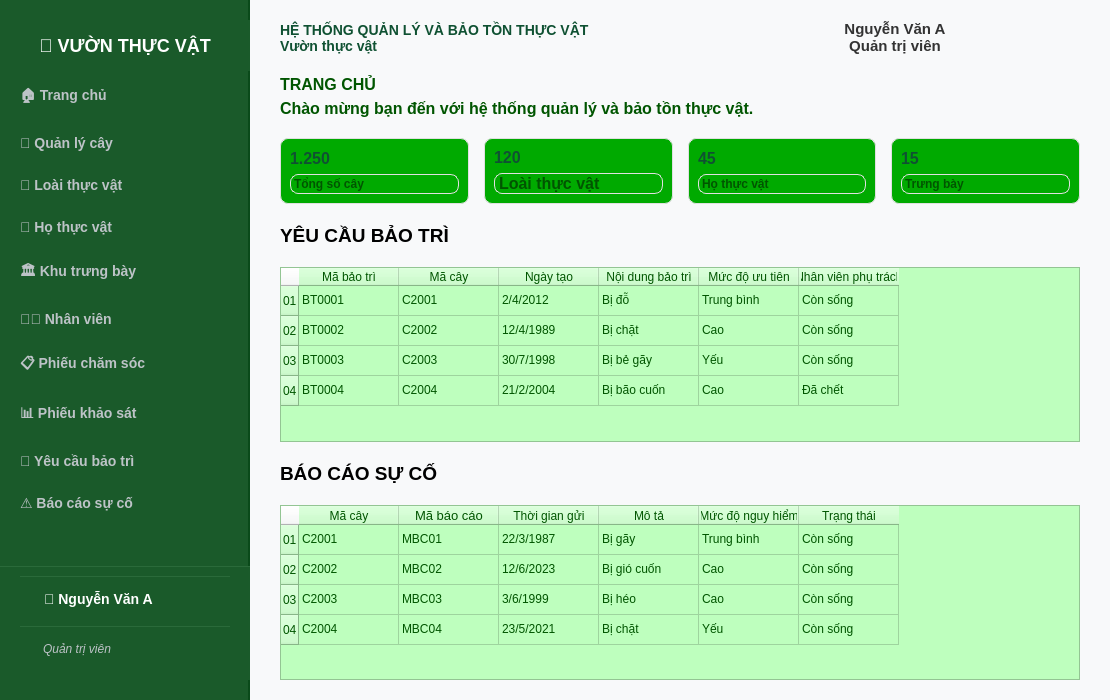
<?xml version="1.0" encoding="UTF-8"?>
<ui version="4.0">
 <class>MainWindow</class>
 <widget class="QMainWindow" name="MainWindow">
  <property name="geometry">
   <rect>
    <x>0</x>
    <y>0</y>
    <width>1110</width>
    <height>700</height>
   </rect>
  </property>
  <property name="windowTitle">
   <string>Hệ Thống Quản Lý Và Bảo Tồn Thực Vật</string>
  </property>
  <property name="styleSheet">
   <string notr="true">background-color: #F8F9FA; font-family: 'Segoe UI', Arial, sans-serif;</string>
  </property>
  <widget class="QWidget" name="centralwidget">
   <layout class="QHBoxLayout" name="mainLayout">
    <property name="spacing">
     <number>0</number>
    </property>
    <property name="leftMargin">
     <number>0</number>
    </property>
    <property name="topMargin">
     <number>0</number>
    </property>
    <property name="rightMargin">
     <number>0</number>
    </property>
    <property name="bottomMargin">
     <number>0</number>
    </property>
    <item>
     <widget class="QWidget" name="sidebar" native="true">
      <property name="minimumSize">
       <size>
        <width>250</width>
        <height>0</height>
       </size>
      </property>
      <property name="maximumSize">
       <size>
        <width>250</width>
        <height>16777215</height>
       </size>
      </property>
      <property name="styleSheet">
       <string notr="true">QWidget#sidebar { background-color: #1a5a2a; border-right: 2px solid #0a4a1a; }</string>
      </property>
      <layout class="QVBoxLayout" name="sidebarLayout" stretch="0,0,0,0,0,0,0,0,0,0,0,0,1">
       <property name="spacing">
        <number>2</number>
       </property>
       <property name="leftMargin">
        <number>0</number>
       </property>
       <property name="topMargin">
        <number>20</number>
       </property>
       <property name="rightMargin">
        <number>0</number>
       </property>
       <property name="bottomMargin">
        <number>20</number>
       </property>
       <item>
        <widget class="QLabel" name="logoLabel">
         <property name="styleSheet">
          <string>font-size: 18px; font-weight: bold; color: #ffffff; padding: 15px 0; background-color: #1a5a2a;</string>
         </property>
         <property name="text">
          <string>🌿 VƯỜN THỰC VẬT</string>
         </property>
         <property name="alignment">
          <set>Qt::AlignCenter</set>
         </property>
        </widget>
       </item>
       <item>
        <widget class="QPushButton" name="pushButton_10">
         <property name="styleSheet">
          <string>QPushButton { text-align: left; padding: 12px 20px; background-color: transparent; color: #bdc3c7; border: none; border-radius: 0px; font-size: 14px; font-weight: bold; } QPushButton:hover { background-color: #2a6a3a; color: white; } QPushButton:checked { background-color: #2a6a3a; color: #ffffff; border-left: 4px solid #ffffff; }</string>
         </property>
         <property name="text">
          <string>🏠 Trang chủ</string>
         </property>
         <property name="checkable">
          <bool>true</bool>
         </property>
        </widget>
       </item>
       <item>
        <widget class="QPushButton" name="pushButton_2">
         <property name="styleSheet">
          <string>QPushButton { text-align: left; padding: 12px 20px; background-color: transparent; color: #bdc3c7; border: none; border-radius: 0px; font-size: 14px; font-weight: bold; } QPushButton:hover { background-color: #2a6a3a; color: white; } QPushButton:checked { background-color: #2a6a3a; color: #ffffff; border-left: 4px solid #ffffff; }</string>
         </property>
         <property name="text">
          <string>🌳 Quản lý cây</string>
         </property>
         <property name="checkable">
          <bool>true</bool>
         </property>
        </widget>
       </item>
       <item>
        <widget class="QPushButton" name="pushButton_3">
         <property name="styleSheet">
          <string>QPushButton { text-align: left; padding: 12px 20px; background-color: transparent; color: #bdc3c7; border: none; border-radius: 0px; font-size: 14px; font-weight: bold; } QPushButton:hover { background-color: #2a6a3a; color: white; } QPushButton:checked { background-color: #2a6a3a; color: #ffffff; border-left: 4px solid #ffffff; }</string>
         </property>
         <property name="text">
          <string>🌿 Loài thực vật</string>
         </property>
         <property name="checkable">
          <bool>true</bool>
         </property>
        </widget>
       </item>
       <item>
        <widget class="QPushButton" name="pushButton_4">
         <property name="styleSheet">
          <string>QPushButton { text-align: left; padding: 12px 20px; background-color: transparent; color: #bdc3c7; border: none; border-radius: 0px; font-size: 14px; font-weight: bold; } QPushButton:hover { background-color: #2a6a3a; color: white; } QPushButton:checked { background-color: #2a6a3a; color: #ffffff; border-left: 4px solid #ffffff; }</string>
         </property>
         <property name="text">
          <string>🌺 Họ thực vật</string>
         </property>
         <property name="checkable">
          <bool>true</bool>
         </property>
        </widget>
       </item>
       <item>
        <widget class="QPushButton" name="pushButton_5">
         <property name="styleSheet">
          <string>QPushButton { text-align: left; padding: 12px 20px; background-color: transparent; color: #bdc3c7; border: none; border-radius: 0px; font-size: 14px; font-weight: bold; } QPushButton:hover { background-color: #2a6a3a; color: white; } QPushButton:checked { background-color: #2a6a3a; color: #ffffff; border-left: 4px solid #ffffff; }</string>
         </property>
         <property name="text">
          <string>🏛️ Khu trưng bày</string>
         </property>
         <property name="checkable">
          <bool>true</bool>
         </property>
        </widget>
       </item>
       <item>
        <widget class="QPushButton" name="pushButton_6">
         <property name="styleSheet">
          <string>QPushButton { text-align: left; padding: 12px 20px; background-color: transparent; color: #bdc3c7; border: none; border-radius: 0px; font-size: 14px; font-weight: bold; } QPushButton:hover { background-color: #2a6a3a; color: white; } QPushButton:checked { background-color: #2a6a3a; color: #ffffff; border-left: 4px solid #ffffff; }</string>
         </property>
         <property name="text">
          <string>👨‍🌾 Nhân viên</string>
         </property>
         <property name="checkable">
          <bool>true</bool>
         </property>
        </widget>
       </item>
       <item>
        <widget class="QPushButton" name="pushButton">
         <property name="styleSheet">
          <string>QPushButton { text-align: left; padding: 12px 20px; background-color: transparent; color: #bdc3c7; border: none; border-radius: 0px; font-size: 14px; font-weight: bold; } QPushButton:hover { background-color: #2a6a3a; color: white; } QPushButton:checked { background-color: #2a6a3a; color: #ffffff; border-left: 4px solid #ffffff; }</string>
         </property>
         <property name="text">
          <string>📋 Phiếu chăm sóc</string>
         </property>
         <property name="checkable">
          <bool>true</bool>
         </property>
        </widget>
       </item>
       <item>
        <widget class="QPushButton" name="pushButton_7">
         <property name="styleSheet">
          <string>QPushButton { text-align: left; padding: 12px 20px; background-color: transparent; color: #bdc3c7; border: none; border-radius: 0px; font-size: 14px; font-weight: bold; } QPushButton:hover { background-color: #2a6a3a; color: white; } QPushButton:checked { background-color: #2a6a3a; color: #ffffff; border-left: 4px solid #ffffff; }</string>
         </property>
         <property name="text">
          <string>📊 Phiếu khảo sát</string>
         </property>
         <property name="checkable">
          <bool>true</bool>
         </property>
        </widget>
       </item>
       <item>
        <widget class="QPushButton" name="pushButton_8">
         <property name="styleSheet">
          <string>QPushButton { text-align: left; padding: 12px 20px; background-color: transparent; color: #bdc3c7; border: none; border-radius: 0px; font-size: 14px; font-weight: bold; } QPushButton:hover { background-color: #2a6a3a; color: white; } QPushButton:checked { background-color: #2a6a3a; color: #ffffff; border-left: 4px solid #ffffff; }</string>
         </property>
         <property name="text">
          <string>🔧 Yêu cầu bảo trì</string>
         </property>
         <property name="checkable">
          <bool>true</bool>
         </property>
        </widget>
       </item>
       <item>
        <widget class="QPushButton" name="pushButton_9">
         <property name="styleSheet">
          <string>QPushButton { text-align: left; padding: 12px 20px; background-color: transparent; color: #bdc3c7; border: none; border-radius: 0px; font-size: 14px; font-weight: bold; } QPushButton:hover { background-color: #2a6a3a; color: white; } QPushButton:checked { background-color: #2a6a3a; color: #ffffff; border-left: 4px solid #ffffff; }</string>
         </property>
         <property name="text">
          <string>⚠️ Báo cáo sự cố</string>
         </property>
         <property name="checkable">
          <bool>true</bool>
         </property>
        </widget>
       </item>
       <item>
        <spacer name="sidebarSpacer">
         <property name="orientation">
          <enum>Qt::Vertical</enum>
         </property>
         <property name="sizeHint" stdset="0">
          <size>
           <width>20</width>
           <height>40</height>
          </size>
         </property>
        </spacer>
       </item>
       <item>
        <widget class="QWidget" name="userInfoWidget" native="true">
         <property name="styleSheet">
          <string>background-color: #1a5a2a; padding: 10px 20px; border-top: 1px solid #2a6a3a;</string>
         </property>
         <layout class="QVBoxLayout" name="userInfoLayout_2">
          <property name="spacing">
           <number>5</number>
          </property>
          <property name="leftMargin">
           <number>20</number>
          </property>
          <property name="topMargin">
           <number>10</number>
          </property>
          <property name="rightMargin">
           <number>20</number>
          </property>
          <property name="bottomMargin">
           <number>10</number>
          </property>
          <item>
           <widget class="QLabel" name="sidebarUserLabel">
            <property name="styleSheet">
             <string>color: #ffffff; font-size: 14px; font-weight: bold;</string>
            </property>
            <property name="text">
             <string>👤 Nguyễn Văn A</string>
            </property>
           </widget>
          </item>
          <item>
           <widget class="QLabel" name="sidebarRoleLabel">
            <property name="styleSheet">
             <string>color: #bdc3c7; font-size: 12px; font-style: italic;</string>
            </property>
            <property name="text">
             <string>Quản trị viên</string>
            </property>
           </widget>
          </item>
         </layout>
        </widget>
       </item>
      </layout>
     </widget>
    </item>
    <item>
     <widget class="QWidget" name="contentArea" native="true">
      <property name="styleSheet">
       <string notr="true">border-image: url(:/images/ui/images/ảnh cỏ.png);</string>
      </property>
      <layout class="QVBoxLayout" name="contentLayout">
       <property name="spacing">
        <number>20</number>
       </property>
       <property name="leftMargin">
        <number>30</number>
       </property>
       <property name="topMargin">
        <number>20</number>
       </property>
       <property name="rightMargin">
        <number>30</number>
       </property>
       <property name="bottomMargin">
        <number>20</number>
       </property>
       <item>
        <layout class="QHBoxLayout" name="headerLayout" stretch="1,0,1">
         <item>
          <widget class="QLabel" name="headerTitle">
           <property name="font">
            <font>
             <family>MS Shell Dlg 2</family>
             <pointsize>12</pointsize>
             <weight>75</weight>
             <italic>false</italic>
             <bold>true</bold>
            </font>
           </property>
           <property name="styleSheet">
            <string notr="true">color: #0F5132; ; font-size: 14px;
font: 12pt &quot;MS Shell Dlg 2&quot;;

font-weight: bold;</string>
           </property>
           <property name="text">
            <string>HỆ THỐNG QUẢN LÝ VÀ BẢO TỒN THỰC VẬT
Vườn thực vật</string>
           </property>
          </widget>
         </item>
         <item>
          <spacer name="headerSpacer">
           <property name="orientation">
            <enum>Qt::Horizontal</enum>
           </property>
           <property name="sizeHint" stdset="0">
            <size>
             <width>40</width>
             <height>20</height>
            </size>
           </property>
          </spacer>
         </item>
         <item>
          <widget class="QLabel" name="userInfo">
           <property name="font">
            <font>
             <family>MS Shell Dlg 2</family>
             <pointsize>11</pointsize>
             <weight>75</weight>
             <italic>false</italic>
             <bold>true</bold>
            </font>
           </property>
           <property name="toolTip">
            <string>&lt;html&gt;&lt;head/&gt;&lt;body&gt;&lt;p&gt;&lt;span style=&quot; font-size:12pt; font-weight:600;&quot;&gt;Nguyễn Văn A&lt;/span&gt;&lt;/p&gt;&lt;/body&gt;&lt;/html&gt;</string>
           </property>
           <property name="styleSheet">
            <string notr="true">

border-image: url(:/images/ui/images/frame_right(2).jpg);

 color: #333333;
font: 11pt &quot;MS Shell Dlg 2&quot;;
font-weight: bold;


</string>
           </property>
           <property name="text">
            <string>Nguyễn Văn A
Quản trị viên</string>
           </property>
           <property name="alignment">
            <set>Qt::AlignCenter</set>
           </property>
          </widget>
         </item>
        </layout>
       </item>
       <item>
        <layout class="QVBoxLayout" name="welcomeLayout">
         <property name="spacing">
          <number>5</number>
         </property>
         <item>
          <widget class="QLabel" name="pageTitle">
           <property name="font">
            <font>
             <family>MS Shell Dlg 2</family>
             <pointsize>12</pointsize>
             <weight>75</weight>
             <italic>false</italic>
             <bold>true</bold>
            </font>
           </property>
           <property name="styleSheet">
            <string notr="true">color: rgb(0, 85, 0);
font: 12pt &quot;MS Shell Dlg 2&quot;;
font-weight: bold</string>
           </property>
           <property name="text">
            <string>TRANG CHỦ</string>
           </property>
          </widget>
         </item>
         <item>
          <widget class="QLabel" name="welcomeText">
           <property name="font">
            <font>
             <family>MS Shell Dlg 2</family>
             <pointsize>12</pointsize>
             <weight>75</weight>
             <italic>false</italic>
             <bold>true</bold>
            </font>
           </property>
           <property name="styleSheet">
            <string notr="true">color: rgb(0, 85, 0);
font: 12pt &quot;MS Shell Dlg 2&quot;;

font-weight: bold;</string>
           </property>
           <property name="text">
            <string>Chào mừng bạn đến với hệ thống quản lý và bảo tồn thực vật.</string>
           </property>
          </widget>
         </item>
        </layout>
       </item>
       <item>
        <layout class="QHBoxLayout" name="cardsLayout">
         <property name="spacing">
          <number>15</number>
         </property>
         <item>
          <widget class="QFrame" name="card1">
           <property name="styleSheet">
            <string notr="true">background-color: white; border-radius: 8px; border: 1px solid #E0E0E0;
background-color: rgb(0, 170, 0);</string>
           </property>
           <layout class="QVBoxLayout" name="cardLayout1">
            <item>
             <widget class="QLabel" name="val1">
              <property name="font">
               <font>
                <family>MS Shell Dlg 2</family>
                <pointsize>12</pointsize>
                <weight>75</weight>
                <italic>false</italic>
                <bold>true</bold>
               </font>
              </property>
              <property name="styleSheet">
               <string notr="true">color: #0F5132; border: none;
font: 12pt &quot;MS Shell Dlg 2&quot;;
font-weight: bold;</string>
              </property>
              <property name="text">
               <string>1.250</string>
              </property>
             </widget>
            </item>
            <item>
             <widget class="QLabel" name="lbl1">
              <property name="styleSheet">
               <string notr="true">font: 12pt &quot;MS Shell Dlg 2&quot;;
color: rgb(0, 85, 0);
font-weight: bold;</string>
              </property>
              <property name="text">
               <string>Tổng số cây</string>
              </property>
             </widget>
            </item>
           </layout>
          </widget>
         </item>
         <item>
          <widget class="QFrame" name="card2">
           <property name="styleSheet">
            <string notr="true">background-color: white; border-radius: 8px; border: 1px solid #E0E0E0;
background-color: rgb(0, 170, 0);</string>
           </property>
           <layout class="QVBoxLayout" name="cardLayout2">
            <item>
             <widget class="QLabel" name="val2">
              <property name="font">
               <font>
                <family>MS Shell Dlg 2</family>
                <pointsize>12</pointsize>
                <weight>75</weight>
                <italic>false</italic>
                <bold>true</bold>
               </font>
              </property>
              <property name="styleSheet">
               <string notr="true">color: #0F5132; border: none;
font: 12pt &quot;MS Shell Dlg 2&quot;;
font-weight: bold;</string>
              </property>
              <property name="text">
               <string>120</string>
              </property>
             </widget>
            </item>
            <item>
             <widget class="QLabel" name="lbl2">
              <property name="font">
               <font>
                <family>MS Shell Dlg 2</family>
                <pointsize>12</pointsize>
                <weight>75</weight>
                <italic>false</italic>
                <bold>true</bold>
               </font>
              </property>
              <property name="styleSheet">
               <string notr="true">font: 12pt &quot;MS Shell Dlg 2&quot;;
color: rgb(0, 85, 0);
font-weight: bold;
</string>
              </property>
              <property name="text">
               <string>Loài thực vật</string>
              </property>
             </widget>
            </item>
           </layout>
          </widget>
         </item>
         <item>
          <widget class="QFrame" name="card3">
           <property name="styleSheet">
            <string notr="true">background-color: white; border-radius: 8px; border: 1px solid #E0E0E0;
background-color: rgb(0, 170, 0);</string>
           </property>
           <layout class="QVBoxLayout" name="cardLayout3">
            <item>
             <widget class="QLabel" name="val3">
              <property name="font">
               <font>
                <family>MS Shell Dlg 2</family>
                <pointsize>12</pointsize>
                <weight>75</weight>
                <italic>false</italic>
                <bold>true</bold>
               </font>
              </property>
              <property name="styleSheet">
               <string notr="true">color: #0F5132; border: none;
font: 12pt &quot;MS Shell Dlg 2&quot;;
font-weight: bold;</string>
              </property>
              <property name="text">
               <string>45</string>
              </property>
             </widget>
            </item>
            <item>
             <widget class="QLabel" name="lbl3">
              <property name="styleSheet">
               <string notr="true">font: 12pt &quot;MS Shell Dlg 2&quot;;
color: rgb(0, 85, 0);
font-weight: bold;</string>
              </property>
              <property name="text">
               <string>Họ thực vật</string>
              </property>
             </widget>
            </item>
           </layout>
          </widget>
         </item>
         <item>
          <widget class="QFrame" name="card4">
           <property name="styleSheet">
            <string notr="true">background-color: white; border-radius: 8px; border: 1px solid #E0E0E0;
background-color: rgb(0, 170, 0);</string>
           </property>
           <layout class="QVBoxLayout" name="cardLayout4">
            <item>
             <widget class="QLabel" name="val4">
              <property name="font">
               <font>
                <family>MS Shell Dlg 2</family>
                <pointsize>12</pointsize>
                <weight>75</weight>
                <italic>false</italic>
                <bold>true</bold>
               </font>
              </property>
              <property name="styleSheet">
               <string notr="true">color: #0F5132; border: none;
font: 12pt &quot;MS Shell Dlg 2&quot;;
font-weight: bold;</string>
              </property>
              <property name="text">
               <string>15</string>
              </property>
             </widget>
            </item>
            <item>
             <widget class="QLabel" name="lbl4">
              <property name="styleSheet">
               <string notr="true">font: 12pt &quot;MS Shell Dlg 2&quot;;
color: rgb(0, 85, 0);
font-weight: bold;</string>
              </property>
              <property name="text">
               <string>Trưng bày</string>
              </property>
             </widget>
            </item>
           </layout>
          </widget>
         </item>
        </layout>
       </item>
       <item>
        <widget class="QLabel" name="titleTable1">
         <property name="font">
          <font>
           <family>MS Shell Dlg 2</family>
           <pointsize>14</pointsize>
           <weight>75</weight>
           <italic>false</italic>
           <bold>true</bold>
          </font>
         </property>
         <property name="styleSheet">
          <string notr="true">font: 14pt &quot;MS Shell Dlg 2&quot;;
font-weight: bold;</string>
         </property>
         <property name="text">
          <string>YÊU CẦU BẢO TRÌ</string>
         </property>
        </widget>
       </item>
       <item>
        <widget class="QTableWidget" name="table_maintenance">
         <property name="styleSheet">
          <string notr="true">background-color: rgb(190, 255, 190);
font: 10pt &quot;MS Shell Dlg 2&quot;;
color: rgb(0, 85, 0);</string>
         </property>
         <row>
          <property name="text">
           <string>01</string>
          </property>
         </row>
         <row>
          <property name="text">
           <string>02</string>
          </property>
         </row>
         <row>
          <property name="text">
           <string>03</string>
          </property>
         </row>
         <row>
          <property name="text">
           <string>04</string>
          </property>
         </row>
         <column>
          <property name="text">
           <string>Mã bảo trì</string>
          </property>
         </column>
         <column>
          <property name="text">
           <string>Mã cây</string>
          </property>
         </column>
         <column>
          <property name="text">
           <string>Ngày tạo</string>
          </property>
         </column>
         <column>
          <property name="text">
           <string>Nội dung bảo trì</string>
          </property>
         </column>
         <column>
          <property name="text">
           <string>Mức độ ưu tiên</string>
          </property>
         </column>
         <column>
          <property name="text">
           <string>Nhân viên phụ trách</string>
          </property>
         </column>
         <item row="0" column="0">
          <property name="text">
           <string>BT0001</string>
          </property>
         </item>
         <item row="0" column="1">
          <property name="text">
           <string>C2001</string>
          </property>
         </item>
         <item row="0" column="2">
          <property name="text">
           <string>2/4/2012</string>
          </property>
         </item>
         <item row="0" column="3">
          <property name="text">
           <string>Bị đỗ</string>
          </property>
         </item>
         <item row="0" column="4">
          <property name="text">
           <string>Trung bình</string>
          </property>
         </item>
         <item row="0" column="5">
          <property name="text">
           <string>Còn sống</string>
          </property>
         </item>
         <item row="1" column="0">
          <property name="text">
           <string>BT0002</string>
          </property>
         </item>
         <item row="1" column="1">
          <property name="text">
           <string>C2002</string>
          </property>
         </item>
         <item row="1" column="2">
          <property name="text">
           <string>12/4/1989</string>
          </property>
         </item>
         <item row="1" column="3">
          <property name="text">
           <string>Bị chặt</string>
          </property>
         </item>
         <item row="1" column="4">
          <property name="text">
           <string>Cao</string>
          </property>
         </item>
         <item row="1" column="5">
          <property name="text">
           <string>Còn sống</string>
          </property>
         </item>
         <item row="2" column="0">
          <property name="text">
           <string>BT0003</string>
          </property>
         </item>
         <item row="2" column="1">
          <property name="text">
           <string>C2003</string>
          </property>
         </item>
         <item row="2" column="2">
          <property name="text">
           <string>30/7/1998</string>
          </property>
         </item>
         <item row="2" column="3">
          <property name="text">
           <string>Bị bẻ gãy</string>
          </property>
         </item>
         <item row="2" column="4">
          <property name="text">
           <string>Yếu</string>
          </property>
         </item>
         <item row="2" column="5">
          <property name="text">
           <string>Còn sống</string>
          </property>
         </item>
         <item row="3" column="0">
          <property name="text">
           <string>BT0004</string>
          </property>
         </item>
         <item row="3" column="1">
          <property name="text">
           <string>C2004</string>
          </property>
         </item>
         <item row="3" column="2">
          <property name="text">
           <string>21/2/2004</string>
          </property>
         </item>
         <item row="3" column="3">
          <property name="text">
           <string>Bị bão cuốn</string>
          </property>
         </item>
         <item row="3" column="4">
          <property name="text">
           <string>Cao</string>
          </property>
         </item>
         <item row="3" column="5">
          <property name="text">
           <string>Đã chết</string>
          </property>
         </item>
        </widget>
       </item>
       <item>
        <widget class="QLabel" name="titleTable2">
         <property name="font">
          <font>
           <family>MS Shell Dlg 2</family>
           <pointsize>14</pointsize>
           <weight>75</weight>
           <italic>false</italic>
           <bold>true</bold>
          </font>
         </property>
         <property name="styleSheet">
          <string notr="true">font: 14pt &quot;MS Shell Dlg 2&quot;;
font-weight: bold;</string>
         </property>
         <property name="text">
          <string>BÁO CÁO SỰ CỐ</string>
         </property>
        </widget>
       </item>
       <item>
        <widget class="QTableWidget" name="table_incidents">
         <property name="layoutDirection">
          <enum>Qt::LeftToRight</enum>
         </property>
         <property name="styleSheet">
          <string notr="true">background-color: rgb(190, 255, 190);
font: 10pt &quot;MS Shell Dlg 2&quot;;
color: rgb(0, 85, 0);
</string>
         </property>
         <row>
          <property name="text">
           <string>01</string>
          </property>
         </row>
         <row>
          <property name="text">
           <string>02</string>
          </property>
         </row>
         <row>
          <property name="text">
           <string>03</string>
          </property>
         </row>
         <row>
          <property name="text">
           <string>04</string>
          </property>
         </row>
         <column>
          <property name="text">
           <string>Mã cây</string>
          </property>
         </column>
         <column>
          <property name="text">
           <string>Mã báo cáo</string>
          </property>
          <property name="font">
           <font>
            <pointsize>10</pointsize>
           </font>
          </property>
         </column>
         <column>
          <property name="text">
           <string>Thời gian gửi</string>
          </property>
         </column>
         <column>
          <property name="text">
           <string>Mô tả</string>
          </property>
         </column>
         <column>
          <property name="text">
           <string>Mức độ nguy hiểm</string>
          </property>
         </column>
         <column>
          <property name="text">
           <string>Trạng thái</string>
          </property>
         </column>
         <item row="0" column="0">
          <property name="text">
           <string>C2001</string>
          </property>
         </item>
         <item row="0" column="1">
          <property name="text">
           <string>MBC01</string>
          </property>
         </item>
         <item row="0" column="2">
          <property name="text">
           <string>22/3/1987</string>
          </property>
         </item>
         <item row="0" column="3">
          <property name="text">
           <string>Bị gãy</string>
          </property>
         </item>
         <item row="0" column="4">
          <property name="text">
           <string>Trung bình</string>
          </property>
         </item>
         <item row="0" column="5">
          <property name="text">
           <string>Còn sống</string>
          </property>
         </item>
         <item row="1" column="0">
          <property name="text">
           <string>C2002</string>
          </property>
         </item>
         <item row="1" column="1">
          <property name="text">
           <string>MBC02</string>
          </property>
         </item>
         <item row="1" column="2">
          <property name="text">
           <string>12/6/2023</string>
          </property>
         </item>
         <item row="1" column="3">
          <property name="text">
           <string>Bị gió cuốn</string>
          </property>
         </item>
         <item row="1" column="4">
          <property name="text">
           <string>Cao</string>
          </property>
         </item>
         <item row="1" column="5">
          <property name="text">
           <string>Còn sống</string>
          </property>
         </item>
         <item row="2" column="0">
          <property name="text">
           <string>C2003</string>
          </property>
         </item>
         <item row="2" column="1">
          <property name="text">
           <string>MBC03</string>
          </property>
         </item>
         <item row="2" column="2">
          <property name="text">
           <string>3/6/1999</string>
          </property>
         </item>
         <item row="2" column="3">
          <property name="text">
           <string>Bị héo</string>
          </property>
         </item>
         <item row="2" column="4">
          <property name="text">
           <string>Cao</string>
          </property>
         </item>
         <item row="2" column="5">
          <property name="text">
           <string>Còn sống</string>
          </property>
         </item>
         <item row="3" column="0">
          <property name="text">
           <string>C2004</string>
          </property>
         </item>
         <item row="3" column="1">
          <property name="text">
           <string>MBC04</string>
          </property>
         </item>
         <item row="3" column="2">
          <property name="text">
           <string>23/5/2021</string>
          </property>
         </item>
         <item row="3" column="3">
          <property name="text">
           <string>Bị chặt</string>
          </property>
         </item>
         <item row="3" column="4">
          <property name="text">
           <string>Yếu</string>
          </property>
         </item>
         <item row="3" column="5">
          <property name="text">
           <string>Còn sống</string>
          </property>
         </item>
        </widget>
       </item>
      </layout>
     </widget>
    </item>
   </layout>
  </widget>
 </widget>
 <resources/>
 <connections/>
</ui>
